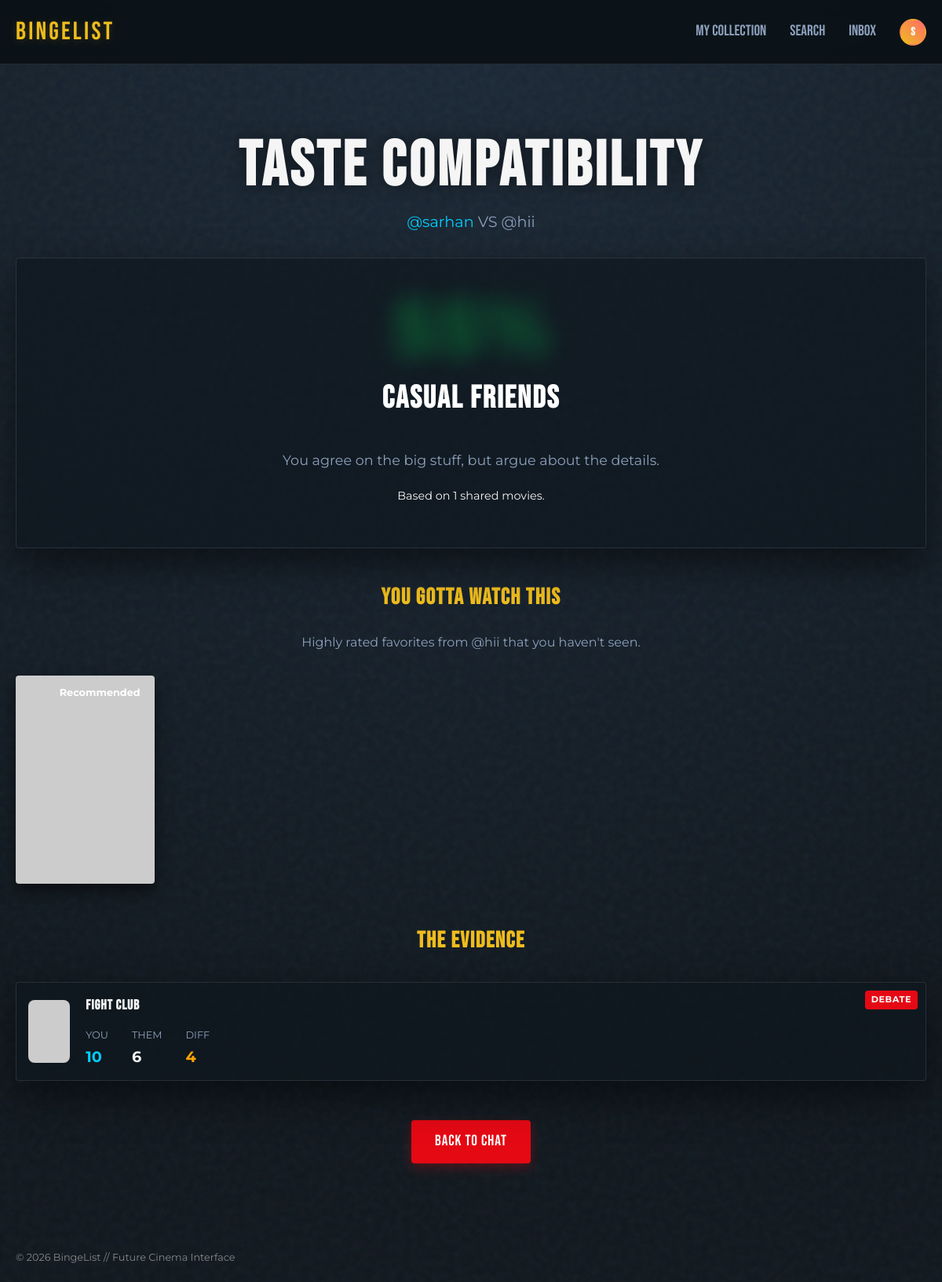
/compare/hii (signed in), run on the app's committed database.
### models.py (models this page shows, shortened)
class User(UserMixin, db.Model):
    id = db.Column(db.Integer, primary_key=True)
    username = db.Column(db.String(80), unique=True, nullable=False)
    avatar = db.Column(db.String(500), nullable=True) # Stores filename
    password = db.Column(db.String(120), nullable=False)
    movies = db.relationship('Movie', backref='owner', lazy=True)
    reviews = db.relationship('Review', backref='author', lazy=True)
    lists = db.relationship('MovieList', backref='owner', lazy=True)

class Movie(db.Model):
    id = db.Column(db.Integer, primary_key=True)
    tmdb_id = db.Column(db.Integer) # Add this to store TMDB ID for details
    title = db.Column(db.String(200))
    poster = db.Column(db.String(500))
    media_type = db.Column(db.String(50), default='movie') # 'movie' or 'tv'
    user_id = db.Column(db.Integer, db.ForeignKey('user.id'))
    list_id = db.Column(db.Integer, db.ForeignKey('movie_list.id'), nullable=True) # Linked to a list
    reviews = db.relationship('Review', backref='movie', lazy=True)

### app.py (the view)
@app.route('/compare/<string:username>')
@login_required
def compare_taste(username):
    target_user = User.query.filter_by(username=username).first_or_404()
    if target_user.id == current_user.id:
        flash("You are always 100% compatible with yourself!", "success")
        return redirect(url_for('dashboard'))
    my_reviews = db.session.query(Review, Movie).join(Movie).filter(Review.user_id == current_user.id).all()
    their_reviews = db.session.query(Review, Movie).join(Movie).filter(Review.user_id == target_user.id).all()
    my_data = {}
    for r, m in my_reviews:
        if m.tmdb_id: # Only count entries with valid TMDB IDs
            key = (m.tmdb_id, m.media_type)
            my_data[key] = {'rating': r.rating, 'movie': m}
    their_data = {}
    for r, m in their_reviews:
        if m.tmdb_id:
            key = (m.tmdb_id, m.media_type)
            their_data[key] = {'rating': r.rating, 'movie': m}
    common_keys = set(my_data.keys()) & set(their_data.keys())
    comparison_data = []
    total_diff = 0
    max_possible_diff = len(common_keys) * 9
    recommendations = []
    for key, data in their_data.items():
        if key not in my_data and data['rating'] >= 8:
            recommendations.append(data['movie'])
    recommendations = recommendations[:3]
    for key in common_keys:
        my_rating = my_data[key]['rating']
        their_rating = their_data[key]['rating']
        diff = abs(my_rating - their_rating)
        total_diff += diff
        category = 'Normal'
        if my_rating >= 8 and their_rating >= 8:
            category = 'Shared Love'
        elif my_rating <= 4 and their_rating <= 4:
            category = 'Shared Hate'
        elif diff >= 4:
            category = 'Debate'
        comparison_data.append({
            'movie': my_data[key]['movie'], # Use my copy of movie obj for display
            'my_rating': my_rating,
            'their_rating': their_rating,
            'diff': diff,
            'category': category
        })
    if not common_keys:
        score = 0
        badge = "Strangers"
        description = "You haven't watched any of the same movies yet!"
    else:
        raw_score = 100 - ((total_diff / max_possible_diff) * 100)
        score = int(raw_score)
        if score >= 90:
            badge = "Soulmates"
            description = "It's like you share the same brain! Cinematic destiny."
        elif score >= 70:
            badge = "Besties"
            description = "Great minds think alike. You trust each other's taste."
        elif score >= 50:
            badge = "Casual Friends"
            description = "You agree on the big stuff, but argue about the details."
        elif score >= 30:
            badge = "Frenemies"
            description = "You respect each other, but your tastes are wildly different."
        else:
            badge = "Rivals"
            description = "Total opposites. If they hate it, you'll probably love it."
    return render_template('compare.html',
                           target_user=target_user,
                           score=score,
                           badge=badge,
                           description=description,
                           comparison_data=comparison_data,
                           common_count=len(common_keys),
                           recommendations=recommendations)

### app.py (called while the page is built)
@app.context_processor
def inject_user_lists():
    if current_user.is_authenticated:
        user_lists = MovieList.query.filter_by(user_id=current_user.id).all()
        return dict(user_lists=user_lists)
    return dict(user_lists=[])

### models.py (called while the page is built)
@login_manager.user_loader
def load_user(user_id):
    return User.query.get(int(user_id))

### templates/compare.html (shortened to what this page needs)
{% extends 'base.html' %}
{% block content %}
<div class="fade-in">
    <div class="text-center mb-30">
        <h1 style="margin-bottom: 5px;">Taste Compatibility</h1>
        <p style="color: var(--text-muted); font-size: 1.2rem;">
            <span style="color: var(--neon-blue);">@{{ current_user.username }}</span>
            VS
            <span style="color: var(--neon-pink);">@{{ target_user.username }}</span>
        </p>
    </div>
    <div class="glass-card text-center" style="margin-bottom: 40px; padding: 40px;">
        {% if common_count > 0 %}
        <div style="font-size: 6rem; font-weight: 800; line-height: 1;
                background: linear-gradient(135deg, var(--neon-green), var(--neon-blue));
                -webkit-background-clip: text; background-clip: text; -webkit-text-fill-color: transparent;
                text-shadow: 0 0 30px rgba(0, 224, 84, 0.3);">
            {{ score }}%
        </div>
        <h2 style="font-size: 2.5rem; margin-top: 10px; color: white;">{{ badge }}</h2>
        <p style="font-size: 1.1rem; color: var(--text-muted); max-width: 600px; margin: 0 auto;">
            {{ description }}
        </p>
        <p style="margin-top: 20px; font-size: 0.9rem;">Based on {{ common_count }} shared movies.</p>
        {% else %}
        <div style="font-size: 4rem; color: var(--text-muted);">?</div>
        <h2>Not Enough Data</h2>
        <p>You both need to rate some of the same movies to calculate compatibility!</p>
        {% endif %}
    </div>
    {% if recommendations %}
    <div style="margin-bottom: 50px;">
        <h3 class="text-center" style="margin-bottom: 20px;">You Gotta Watch This</h3>
        <p class="text-center" style="color: var(--text-muted); margin-bottom: 30px;">
            Highly rated favorites from <span style="color: var(--neon-pink);">@{{ target_user.username }}</span> that
            you haven't seen.
        </p>
        <div class="movie-grid" style="grid-template-columns: repeat(auto-fill, minmax(150px, 1fr));">
            {% for movie in recommendations %}
            <div class="movie-card">
                <a href="{{ url_for('movie_details', tmdb_id=movie.tmdb_id, media_type=movie.media_type) }}">
                    <img src="https://image.tmdb.org/t/p/w500{{ movie.poster }}" alt="{{ movie.title }}"
                        onerror="this.src='https://via.placeholder.com/500x750?text=No+Poster'">
                </a>
                <div
                    style="position: absolute; top: 10px; right: 10px; background: var(--neon-pink); color: white; padding: 2px 8px; border-radius: 4px; font-size: 0.8rem; font-weight: bold;">
                    Recommended
                </div>
            </div>
            {% endfor %}
        </div>
    </div>
    {% endif %}
    {% if comparison_data %}
    <h3 class="text-center">The Evidence</h3>
    <div style="display: grid; gap: 20px;">
        {% for item in comparison_data|sort(attribute='diff') %}
        <div class="glass-card"
            style="display: flex; align-items: center; padding: 15px; position: relative; overflow: hidden;">
            {% if item.category != 'Normal' %}
            <div style="position: absolute; top: 10px; right: 10px; font-size: 0.7rem; font-weight: bold;
                padding: 3px 8px; border-radius: 4px; text-transform: uppercase; letter-spacing: 0.05em;
                background: {{ '#e50914' if item.category == 'Shared Hate' or item.category == 'Debate' else '#00e054' }};
                color: white;">
                {{ item.category }}
            </div>
            {% endif %}
            <img src="https://image.tmdb.org/t/p/w92{{ item.movie.poster }}"
                style="height: 80px; border-radius: 8px; margin-right: 20px;"
                onerror="this.src='https://via.placeholder.com/92x138?text=No+Img'">
            <div style="flex-grow: 1;">
                <h4 style="margin: 0; font-size: 1.1rem;">{{ item.movie.title }}</h4>
                <div style="display: flex; gap: 30px; margin-top: 10px;">
                    <div>
                        <span style="font-size: 0.8rem; color: var(--text-muted);">YOU</span>
                        <div style="font-size: 1.2rem; font-weight: bold; color: var(--neon-blue);">
                            {{ item.my_rating }}
                        </div>
                    </div>
                    <div>
                        <span style="font-size: 0.8rem; color: var(--text-muted);">THEM</span>
                        <div style="font-size: 1.2rem; font-weight: bold; color: var(--neon-pink);">
                            {{ item.their_rating }}
                        </div>
                    </div>
                    <div>
                        <span style="font-size: 0.8rem; color: var(--text-muted);">DIFF</span>
                        <div
                            style="font-size: 1.2rem; font-weight: bold;
                            color: {{ '#00e054' if item.diff <= 2 else ('#ff4757' if item.diff >= 5 else '#ffa502') }};">
                            {{ item.diff }}
                        </div>
                    </div>
                </div>
            </div>
        </div>
        {% endfor %}
    </div>
    {% endif %}
    <div class="text-center mt-50">
        <a href="{{ url_for('chat', username=target_user.username) }}" class="btn btn-primary">Back to Chat</a>
    </div>
</div>
{% endblock %}

### templates/base.html (shortened to what this page needs)
<!DOCTYPE html>
<html lang="en">
<head>
    <link rel="stylesheet" href="{{ url_for('static', filename='css/style.css') }}">
</head>
<body>
    <nav>
        <div class="nav-container">
            <a href="{{ url_for('index') }}" class="logo">BINGELIST</a>
            <div class="nav-links">
                {% if current_user.is_authenticated %}
                <a href="{{ url_for('dashboard') }}">My Collection</a>
                <a href="{{ url_for('search') }}">Search</a>
                <a href="{{ url_for('inbox') }}">Inbox</a>
                <a href="{{ url_for('profile', username=current_user.username) }}" class="nav-profile-link"
                    title="Profile">
                    <div class="nav-avatar">
                        {% if current_user.avatar %}
                        <img src="{{ url_for('static', filename=current_user.avatar) }}"
                            alt="{{ current_user.username }}"
                            style="width: 100%; height: 100%; object-fit: cover; border-radius: 50%;">
                        {% else %}
                        {{ current_user.username[0] | upper }}
                        {% endif %}
                    </div>
                </a>
                {% else %}
                <a href="{{ url_for('login') }}">Login</a>
                <a href="{{ url_for('signup') }}" class="btn btn-neon" style="margin-left: 20px;">Initialize Profile</a>
                {% endif %}
            </div>
        </div>
    </nav>
    <div class="container">
        {% block content %}
        {% endblock %}
    </div>
    <footer style="margin-top: 50px; padding: 20px; opacity: 0.5; font-size: 0.8rem;">
        &copy; 2026 BingeList // Future Cinema Interface
    </footer>
</body>
</html>

### static/css/style.css (style rules this page uses)
:root { --bg-dark: #0f171e; --bg-darker: #0b1116; --primary-gold: #eebc1d; --accent-red: #e50914; --text-main: #f5f5f5; --text-muted: #8da0bc; --glass-bg: rgba(15, 23, 30, 0.7); --glass-border: rgba(255, 255, 255, 0.1); --neon-blue: #00cefc; }
body { background-color: var(--bg-dark); color: var(--text-main); font-family: 'Montserrat', sans-serif; margin: 0; min-height: 100vh; line-height: 1.6; }
h1, h2, h3, h4, .btn { font-family: 'Bebas Neue', sans-serif; letter-spacing: 0.05em; text-transform: uppercase; }
h1 { font-size: 5rem; line-height: 0.9; margin-bottom: 20px; text-shadow: 0 0 20px rgba(0, 0, 0, 0.5); }
h2 { font-size: 2.5rem; color: white; }
h3 { font-size: 1.8rem; color: var(--primary-gold); }
a { color: var(--primary-gold); text-decoration: none; transition: all 0.3s ease; }
.container { max-width: 1400px; margin: 0 auto; padding: 40px 20px; }
.glass-card { background: var(--glass-bg); backdrop-filter: blur(20px); -webkit-backdrop-filter: blur(20px); border: 1px solid var(--glass-border); border-radius: 4px; padding: 30px; box-shadow: 0 20px 50px rgba(0, 0, 0, 0.5); transition: transform 0.4s ease, border-color 0.4s ease; }
.btn { display: inline-block; padding: 12px 30px; border-radius: 4px; font-size: 1.2rem; border: none; cursor: pointer; transition: all 0.3s ease; text-align: center; }
.btn-primary { background-color: var(--accent-red); color: white; box-shadow: 0 5px 15px rgba(229, 9, 20, 0.3); }
nav { padding: 15px 0; backdrop-filter: blur(10px); position: sticky; top: 0; z-index: 100; background: rgba(11, 17, 22, 0.9); border-bottom: 1px solid var(--glass-border); }
.nav-container { max-width: 1400px; margin: 0 auto; padding: 0 20px; display: flex; justify-content: space-between; align-items: center; }
.logo { font-family: 'Bebas Neue', sans-serif; font-size: 2rem; letter-spacing: 0.1em; color: var(--primary-gold); text-shadow: 0 2px 10px rgba(238, 188, 29, 0.2); text-shadow: 0 2px 10px rgba(238, 188, 29, 0.2); }
.nav-links { display: flex; align-items: center; }
.nav-profile-link { display: flex !important; align-items: center; }
.nav-avatar { width: 35px; height: 35px; background: rgba(255, 255, 255, 0.1); border: 1px solid var(--primary-gold); border-radius: 50%; display: flex; justify-content: center; align-items: center; font-weight: 600; color: var(--primary-gold); font-family: 'Montserrat', sans-serif; font-size: 1rem; transition: all 0.3s ease; }
.nav-links a { font-family: 'Bebas Neue', sans-serif; font-size: 1.2rem; margin-left: 30px; color: var(--text-muted); }
.movie-grid { display: grid; grid-template-columns: repeat(auto-fill, minmax(200px, 1fr)); gap: 20px; }
.movie-card { position: relative; border-radius: 4px; overflow: hidden; aspect-ratio: 2/3; transition: transform 0.5s cubic-bezier(0.25, 0.46, 0.45, 0.94); background: #000; box-shadow: 0 10px 20px rgba(0, 0, 0, 0.5); }
.movie-card img { width: 100%; height: 100%; object-fit: cover; opacity: 0.9; transition: opacity 0.5s, transform 0.5s; }
.fade-in { animation: fadeIn 0.8s ease-out forwards; }
.text-center { text-align: center; }
.mt-50 { margin-top: 50px; }
.mb-30 { margin-bottom: 30px; }
.nav-profile-link { display: flex; align-items: center; margin-left: 20px; }
.nav-avatar { width: 30px; height: 30px; border-radius: 50%; background: linear-gradient(45deg, var(--primary-gold), #ff6b6b); display: flex; align-items: center; justify-content: center; font-family: 'Bebas Neue', sans-serif; font-size: 0.9rem; color: white; border: 2px solid transparent; transition: border-color 0.3s; }

### data on the page
User: username "S", username "sarhan"
User: username "hii"
Movie: movie "FIGHT CLUB"

### other printed values
{{ score }} "55"
{{ badge }} "CASUAL FRIENDS"
{{ description }} "You agree on the big stuff, but argue about the details."
{{ common_count }} "1"
{{ item.category }} "DEBATE"
{{ item.my_rating }} "10"
{{ item.their_rating }} "6"
{{ item.diff }} "4"
